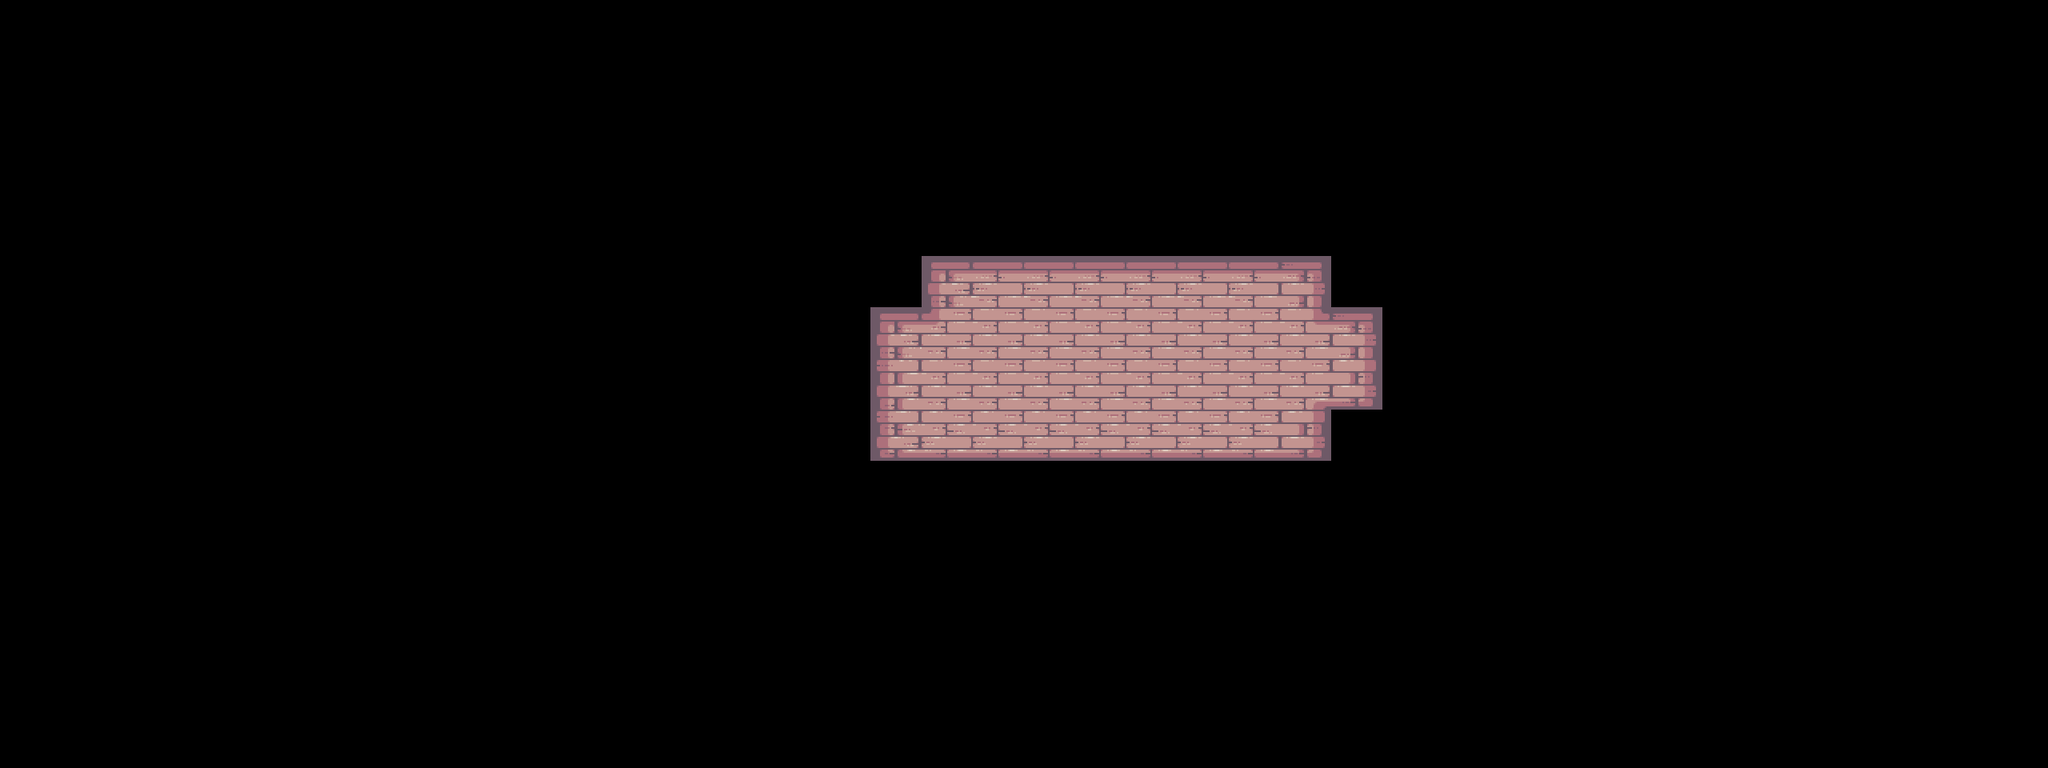

A level layout from a 2D game, rendered from its tile map. Below: a short description, then the map file with tile-grid data replaced by summaries:
An orthogonal 40x15 tile map with 64x64 px tiles, 1 tile layer (BG), 3 hidden layers not drawn, 8 tilesets and 57 objects (9x static, 7x skull, 5x diamond, 3x palm_small, 3x saw, ...).

<map version="1.10" tiledversion="1.10.2" orientation="orthogonal" renderorder="right-down" width="40" height="15" tilewidth="64" tileheight="64" infinite="0" nextlayerid="14" nextobjectid="88">
 <tileset firstgid="1" source="../tilesets/outside.tsx" />
 <tileset firstgid="49" source="../tilesets/items.tsx" />
 <tileset firstgid="54" source="../tilesets/inside.tsx" />
 <tileset firstgid="150" source="../tilesets/extra.tsx" />
 <tileset firstgid="216" source="../tilesets/objects.tsx" />
 <tileset firstgid="244" source="../tilesets/platforms.tsx" />
 <tileset firstgid="252" source="../tilesets/enemies.tsx" />
 <tileset firstgid="252" source="../tilesets/grass.tsx" />
 <layer id="9" name="BG" width="40" height="15">
  <data>[600 cells, 37 non-empty, 11 distinct tile ids]</data>
 </layer>
 <objectgroup id="12" name="BG details" class="window" visible="0">
  <object id="49" name="candle" gid="231" x="1152.5" y="503" width="64" height="64" />
  <object id="50" name="candle" gid="231" x="1411" y="504.5" width="64" height="64" />
  <object id="51" name="window" gid="232" x="1560.5" y="424.5" width="64" height="64" />
  <object id="52" name="window" gid="232" x="1208.5" y="438.5" width="64" height="64" />
  <object id="53" name="big_chain" gid="233" x="1344" y="438" width="64" height="116" />
  <object id="54" name="small_chain" gid="234" x="1434.67" y="382.333" width="64" height="62" />
  <object id="55" name="static" gid="235" x="1381" y="574" width="14" height="34" />
  <object id="56" name="static" gid="236" x="1582.67" y="575" width="30" height="14" />
  <object id="57" name="static" gid="237" x="1309.67" y="575" width="14" height="28" />
  <object id="58" name="static" gid="238" x="1246.67" y="574.667" width="24" height="14" />
  <object id="59" name="static" gid="239" x="1452.67" y="573.333" width="42" height="44" />
  <object id="60" name="static" gid="240" x="1591" y="572.333" width="42" height="44" />
  <object id="61" name="static" gid="241" x="1498" y="502" width="52" height="178" />
  <object id="62" name="static" gid="242" x="1268.67" y="501.333" width="52" height="178" />
  <object id="63" name="static" gid="243" x="1094" y="575" width="82" height="98" />
 </objectgroup>
 <layer id="1" name="Terrain" width="40" height="15" visible="0">
  <data>[600 cells, 94 non-empty, 23 distinct tile ids]</data>
 </layer>
 <layer id="5" name="Platforms" width="40" height="15" visible="0">
  <data>[600 cells, 14 non-empty, 8 distinct tile ids]</data>
 </layer>
 <layer id="10" name="FG" width="40" height="15" visible="0">
  <data>[600 cells, 8 non-empty, 3 distinct tile ids]</data>
 </layer>
 <objectgroup id="4" name="Objects">
  <object id="4" name="flag" gid="219" x="1664" y="256" width="68" height="186" />
  <object id="6" name="crate" gid="218" x="494.5" y="513.25" width="50" height="36" />
  <object id="7" name="crate" gid="218" x="525.5" y="477.25" width="50" height="36" />
  <object id="9" name="barrel" gid="216" x="530.5" y="513" width="46" height="50" />
  <object id="11" name="palm_large" gid="220" x="306.333" y="546" width="78" height="136" />
  <object id="12" name="palm_small" gid="222" x="1095.33" y="277.33" width="80" height="103" />
  <object id="13" name="palm_small" gid="222" x="1245.33" y="261.33" width="80" height="103" />
  <object id="14" name="palm_small" gid="222" x="1202" y="287.33" width="80" height="103" />
  <object id="15" name="player" gid="223" x="645.62" y="389.485" width="74" height="56" />
  <object id="27" name="palm_bg" gid="217" x="768" y="448" width="128" height="128" />
  <object id="43" name="palm_bg_left" gid="228" x="245" y="562" width="104" height="106" />
  <object id="44" name="palm_bg_right" gid="229" x="866" y="496" width="104" height="106" />
  <object id="65" name="saw" x="64" y="576" width="64" height="64">
   <properties>
    <property name="speed" type="int" value="0" />
   </properties>
  </object>
  <object id="69" name="floor_spike" gid="226" x="64" y="320" width="64" height="64">
   <properties>
    <property name="inverted" type="bool" value="false" />
   </properties>
  </object>
  <object id="71" name="floor_spike" gid="1073742050" x="64" y="128" width="64" height="64">
   <properties>
    <property name="inverted" type="bool" value="true" />
   </properties>
  </object>
 </objectgroup>
 <objectgroup id="13" name="Moving Objects" visible="0">
  <object id="66" name="boat" x="1790.67" y="619.333" width="768" height="38">
   <properties>
    <property name="flip" type="bool" value="true" />
    <property name="platform" type="bool" value="true" />
    <property name="speed" type="int" value="60" />
   </properties>
  </object>
  <object id="67" name="saw" x="0" y="512" width="300" height="10">
   <properties>
    <property name="flip" type="bool" value="false" />
    <property name="platform" type="bool" value="false" />
    <property name="speed" type="int" value="60" />
   </properties>
  </object>
  <object id="68" name="saw" x="182" y="536" width="10" height="320">
   <properties>
    <property name="flip" type="bool" value="false" />
    <property name="platform" type="bool" value="false" />
    <property name="speed" type="int" value="100" />
   </properties>
  </object>
  <object id="73" name="spike" gid="227" x="384" y="256" width="54" height="54">
   <properties>
    <property name="end_angle" type="int" value="180" />
    <property name="platform" type="bool" value="false" />
    <property name="radius" type="int" value="100" />
    <property name="speed" type="int" value="50" />
    <property name="start_angle" type="int" value="0" />
   </properties>
  </object>
  <object id="74" name="helicopter" x="343.333" y="24.6667" width="10" height="320">
   <properties>
    <property name="flip" type="bool" value="false" />
    <property name="platform" type="bool" value="true" />
    <property name="speed" type="int" value="100" />
   </properties>
  </object>
  <object id="75" name="helicopter" x="655.333" y="258.333" width="300" height="10">
   <properties>
    <property name="flip" type="bool" value="false" />
    <property name="platform" type="bool" value="true" />
    <property name="speed" type="int" value="60" />
   </properties>
  </object>
 </objectgroup>
 <objectgroup id="7" name="Items" visible="0">
  <object id="22" name="diamond" gid="49" x="512" y="384" width="64" height="64" />
  <object id="23" name="gold" gid="50" x="1088" y="448" width="64" height="64" />
  <object id="24" name="potion" gid="51" x="512" y="320" width="64" height="64" />
  <object id="25" name="silver" gid="52" x="704" y="256" width="64" height="64" />
  <object id="26" name="skull" gid="53" x="576" y="256" width="64" height="64" />
  <object id="78" name="skull" gid="53" x="576" y="64" width="64" height="64" />
  <object id="79" name="skull" gid="53" x="832" y="128" width="64" height="64" />
  <object id="80" name="skull" gid="53" x="704" y="64" width="64" height="64" />
  <object id="81" name="skull" gid="53" x="831.333" y="194" width="64" height="64" />
  <object id="82" name="skull" gid="53" x="832.667" y="157.333" width="64" height="64" />
  <object id="83" name="skull" gid="53" x="770.667" y="317.333" width="64" height="64" />
  <object id="84" name="diamond" gid="49" x="578.667" y="380" width="64" height="64" />
  <object id="85" name="diamond" gid="49" x="640.667" y="378.667" width="64" height="64" />
  <object id="86" name="diamond" gid="49" x="641.333" y="310.667" width="64" height="64" />
  <object id="87" name="diamond" gid="49" x="578" y="441.333" width="64" height="64" />
 </objectgroup>
 <objectgroup id="6" name="Enemies" visible="0">
  <!-- 6 objects omitted --></objectgroup>
 <objectgroup id="2" name="Water" visible="0">
  <!-- 2 objects omitted --></objectgroup>
 <objectgroup id="8" name="Data">
  <!-- 1 objects omitted --></objectgroup>
</map>
<!-- 6 of 57 objects omitted -->
